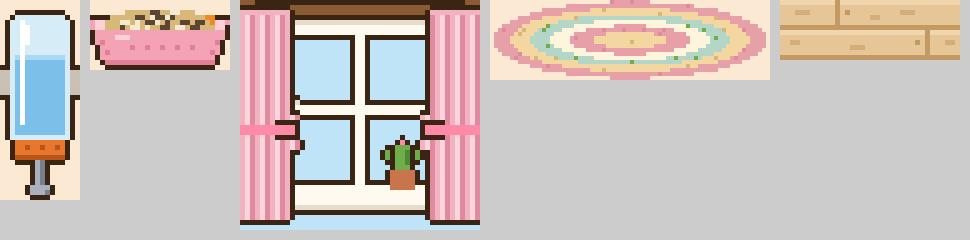

This figure's Python source:
from lib import G
import json, re, math
from PIL import Image, ImageDraw
pal=dict(K='#3a2414')
def C(n,h): pal[n]=h; return n
def paths(g): return ''.join(f'<path fill="{pal[k]}" d="{"".join(v)}"/>' for k,v in g.paths().items())
out={}
# ---- bottle (14 x 38) ----
C('bp','#d6ecf6'); C('bw','#7cbfe8'); C('bW','#a8d8f4'); C('bh','#ffffff'); C('cap','#e8762c'); C('capd','#b8561a'); C('mt','#aab0bc'); C('mtd','#787e8a'); C('br','#c9c2b4')
g=G(16,40)
g.rect(2,3,13,27,'bp'); g.p[3][2]=None; g.p[3][13]=None
g.rect(3,11,12,26,'bw'); g.rect(3,11,12,11,'bW')
g.rect(4,4,4,24,'bh'); g.rect(5,5,5,8,'bh')
g.rect(3,28,12,31,'cap'); g.rect(3,31,12,31,'capd'); g.px('capd',[(5,29),(8,29),(11,29)])
g.rect(7,32,8,37,'mt'); g.rect(8,32,8,37,'mtd'); g.rect(6,37,9,38,'mt'); g.px('mtd',[(9,38)])
g.rect(0,14,1,18,'br'); g.rect(14,14,15,18,'br')   # holder clips
g.outline('K'); out['bottle']=dict(svg=paths(g),w=16,h=40)
# ---- bowl (28 x 14) with seed pile ----
C('bo','#f4a3b4'); C('bo2','#e07f95'); C('bo3','#fcd0d8'); C('sd','#5a4632'); C('sd2','#f4ead2'); C('sd3','#d8b878'); C('cr','#f08a24')
g=G(28,14)
g.poly([(0,4),(28,4),(25,13),(3,13)],'bo'); g.rect(1,4,26,5,'bo3'); g.rect(3,12,24,12,'bo2')
g.px('bo2',[(2,8),(3,10),(25,8),(24,10)]); g.px('bo3',[(5,7),(6,7),(7,7)])
for x in range(8,21,3): g.px('bo2',[(x,9)])
g.outline('K'); out['bowl']=dict(svg=paths(g),w=28,h=14)
p=G(28,14)
p.ell(14,5,11,3.4,'sd3')
for k,(x,y) in enumerate([(6,4),(9,3),(12,2),(15,3),(18,4),(21,4),(8,5),(11,4),(14,5),(17,5),(20,5),(13,3),(16,2),(10,6),(19,6)]):
    c='sd' if k%3 else 'sd2'
    p.px(c,[(x,y),(x+1,y)]); p.px('sd2' if c=='sd' else 'sd',[(x,y+1)])
p.px('cr',[(23,3),(24,3),(24,4)])
for y in range(5,14):
    for x in range(28): 
        if y>5: p.p[y][x]=None
out['pile']=dict(svg=paths(p),w=28,h=14)
# ---- window (48 x 46): frame + curtains, panes transparent ----
C('wf','#fffaf0'); C('wf2','#e6dccb'); C('cu','#f2b2c0'); C('cu2','#e08aa0'); C('cu3','#fbd4dc'); C('rod','#8a5a30'); C('pot','#c9744a'); C('cac','#6fae4a'); C('cac2','#4e8a32'); C('flw','#ff8aa8')
fr=G(48,46)
fr.rect(6,4,41,39,'wf'); fr.rect(9,7,38,36,None) if False else None
for y in range(7,37):
    for x in range(9,39):
        if x in (23,24) or y in (21,22): continue
        fr.p[y][x]=None
fr.rect(6,4,41,4,'wf2'); fr.rect(4,38,43,41,'wf'); fr.rect(4,41,43,41,'wf2')
fr.px('wf2',[(9,20),(10,20),(11,20)])
# little cactus on the sill
fr.rect(30,34,34,37,'pot'); fr.rect(31,29,33,33,'cac'); fr.px('cac2',[(33,30),(33,31),(33,32)]); fr.px('cac',[(29,31),(29,30),(35,30),(35,31)]); fr.px('flw',[(32,28)])
fr.outline('K')
out['window']=dict(svg=paths(fr),w=48,h=46)
def curtain(left):
    g=G(48,46)
    xs=range(0,12) if left else range(36,48)
    for y in range(2,44):
        bulge = int(2*math.sin(y/44*math.pi))
        for x in xs:
            xx = x - (bulge if left else -bulge)
            if left and x>9+ (2 if 22<y<30 else 0): continue
            if not left and x<38-(2 if 22<y<30 else 0): continue
            g.put(x,y,'cu')
    # tie-back narrowing
    for y in range(24,28):
        for x in xs:
            if (left and x>6) or (not left and x<41): g.p[y][x]=None
    # folds
    for x in (list(xs)[2::3]):
        for y in range(3,44):
            if g.p[y][x]=='cu': g.p[y][x]='cu2'
    for y in range(2,44):
        for x in xs:
            if g.p[y][x]=='cu' and (x+1<48 and g.p[y][x+1]=='cu2'): g.p[y][x]='cu3'
    g.rect(0 if left else 37,25,10 if left else 47,26,'flw')
    g.outline('K')
    return g
out['curtainL']=dict(svg=paths(curtain(True)),w=48,h=46)
out['curtainR']=dict(svg=paths(curtain(False)),w=48,h=46)
rod=G(48,4); rod.rect(1,1,46,2,'rod'); rod.rect(0,0,2,3,'rod'); rod.rect(45,0,47,3,'rod'); rod.outline('K'); out['rod']=dict(svg=paths(rod),w=48,h=4)
# ---- rug (70 x 20) ----
C('ru1','#e8a0a8'); C('ru2','#f4d7a0'); C('ru3','#b4d6c8'); C('ru4','#fff4dc')
g=G(70,20)
for i,(c,rx,ry) in enumerate([('ru1',34.5,9.6),('ru2',30,8),('ru3',25,6.4),('ru4',20,5),('ru1',15,3.6),('ru2',9,2)]):
    g.ell(35,10,rx,ry,c)
for y in range(20):
    for x in range(70):
        if g.p[y][x] and (x+y)%5==0 and g.p[y][x]!='ru4': g.p[y][x]={'ru1':'cu2','ru2':'sd3','ru3':'cac'}.get(g.p[y][x],g.p[y][x]) if (x*y)%7==0 else g.p[y][x]
out['rug']=dict(svg=paths(g),w=70,h=20)
# ---- floor tile (36 x 12) ----
C('fl','#e6c697'); C('fl2','#d4ae7a'); C('fl3','#f0d6ac'); C('fl4','#c49a64')
g=G(36,12); g.rect(0,0,35,11,'fl')
g.rect(0,0,35,0,'fl3'); g.rect(0,5,35,5,'fl4'); g.rect(0,6,35,6,'fl3'); g.rect(0,11,35,11,'fl4')
g.px('fl4',[(11,0),(11,1),(11,2),(11,3),(11,4),(29,6),(29,7),(29,8),(29,9),(29,10)])
g.px('fl2',[(3,2),(4,2),(5,2),(18,3),(19,3),(24,2),(25,2),(26,2),(2,8),(3,8),(14,9),(15,9),(16,9),(33,8),(34,8)])
g.px('fl4',[(13,2),(27,8)])
out['floor']=dict(tile=f'<svg xmlns="http://www.w3.org/2000/svg" viewBox="0 0 36 12" width="36" height="12" shape-rendering="crispEdges">{paths(g)}</svg>',w=36,h=12)
json.dump(out,open('props.json','w'))
# preview
def raster(svg,w,h,sc,bg='#fbe9d4'):
    im=Image.new('RGB',(w*sc,h*sc),bg); d=ImageDraw.Draw(im)
    for m in re.finditer(r'fill="(#[0-9a-f]+)" d="([^"]+)"', svg):
        for x,y,n in re.findall(r'M(\d+) (\d+)h(\d+)', m.group(2)):
            x,y,n=int(x),int(y),int(n); d.rectangle([x*sc,y*sc,(x+n)*sc-1,y*sc+sc-1],fill=m.group(1))
    return im
ims=[raster(out['bottle']['svg'],16,40,5),raster(out['bowl']['svg']+out['pile']['svg'],28,14,5),raster(out['rod']['svg']+out['window']['svg']+out['curtainL']['svg']+out['curtainR']['svg'],48,46,5,'#bfe3f7'),raster(out['rug']['svg'],70,20,4),raster(out['floor']['tile'],36,12,5)]
W=sum(i.width for i in ims)+50; sh=Image.new('RGB',(W,240),'#ccc'); x=0
for i in ims: sh.paste(i,(x,0)); x+=i.width+10
sh.save('props.png')
